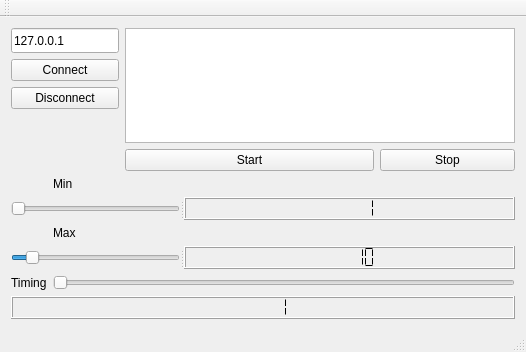
<?xml version="1.0" encoding="UTF-8"?>
<ui version="4.0">
 <class>MainWindow</class>
 <widget class="QMainWindow" name="MainWindow">
  <property name="geometry">
   <rect>
    <x>0</x>
    <y>0</y>
    <width>526</width>
    <height>352</height>
   </rect>
  </property>
  <property name="windowTitle">
   <string>MainWindow</string>
  </property>
  <widget class="QWidget" name="centralWidget">
   <layout class="QFormLayout" name="formLayout">
    <item row="0" column="0">
     <layout class="QGridLayout" name="gridLayout">
      <item row="0" column="0" colspan="2">
       <widget class="QLineEdit" name="serverIP">
        <property name="maximumSize">
         <size>
          <width>172</width>
          <height>25</height>
         </size>
        </property>
        <property name="text">
         <string>127.0.0.1</string>
        </property>
       </widget>
      </item>
      <item row="1" column="0" colspan="2">
       <widget class="QPushButton" name="Connect">
        <property name="text">
         <string>Connect</string>
        </property>
       </widget>
      </item>
      <item row="2" column="0" colspan="2">
       <widget class="QPushButton" name="Disconnect">
        <property name="text">
         <string>Disconnect</string>
        </property>
       </widget>
      </item>
     </layout>
    </item>
    <item row="0" column="1">
     <layout class="QGridLayout" name="gridLayout_2">
      <item row="0" column="0" colspan="2">
       <widget class="QListWidget" name="listWidget"/>
      </item>
      <item row="1" column="0">
       <widget class="QPushButton" name="Start">
        <property name="text">
         <string>Start</string>
        </property>
       </widget>
      </item>
      <item row="1" column="1">
       <widget class="QPushButton" name="Stop">
        <property name="maximumSize">
         <size>
          <width>135</width>
          <height>25</height>
         </size>
        </property>
        <property name="text">
         <string>Stop</string>
        </property>
       </widget>
      </item>
     </layout>
    </item>
    <item row="1" column="0" colspan="2">
     <layout class="QGridLayout" name="gridLayout_3">
      <item row="5" column="0" colspan="2">
       <widget class="QLCDNumber" name="lcdTiming">
        <property name="segmentStyle">
         <enum>QLCDNumber::Flat</enum>
        </property>
        <property name="intValue" stdset="0">
         <number>1</number>
        </property>
       </widget>
      </item>
      <item row="4" column="1">
       <widget class="QSlider" name="sliderTiming">
        <property name="minimum">
         <number>1</number>
        </property>
        <property name="orientation">
         <enum>Qt::Horizontal</enum>
        </property>
       </widget>
      </item>
      <item row="1" column="0" colspan="2">
       <widget class="QSplitter" name="splitter_2">
        <property name="maximumSize">
         <size>
          <width>16777215</width>
          <height>23</height>
         </size>
        </property>
        <property name="orientation">
         <enum>Qt::Horizontal</enum>
        </property>
        <widget class="QSlider" name="SliderMin">
         <property name="maximumSize">
          <size>
           <width>169</width>
           <height>23</height>
          </size>
         </property>
         <property name="minimum">
          <number>1</number>
         </property>
         <property name="orientation">
          <enum>Qt::Horizontal</enum>
         </property>
        </widget>
        <widget class="QLCDNumber" name="LCDMin">
         <property name="segmentStyle">
          <enum>QLCDNumber::Flat</enum>
         </property>
         <property name="intValue" stdset="0">
          <number>1</number>
         </property>
        </widget>
       </widget>
      </item>
      <item row="4" column="0">
       <widget class="QLabel" name="label_3">
        <property name="text">
         <string>Timing</string>
        </property>
       </widget>
      </item>
      <item row="0" column="1">
       <widget class="QLabel" name="label_2">
        <property name="text">
         <string>Min</string>
        </property>
       </widget>
      </item>
      <item row="2" column="1">
       <widget class="QLabel" name="label">
        <property name="text">
         <string>Max</string>
        </property>
       </widget>
      </item>
      <item row="3" column="0" colspan="2">
       <widget class="QSplitter" name="splitter">
        <property name="maximumSize">
         <size>
          <width>16777215</width>
          <height>23</height>
         </size>
        </property>
        <property name="orientation">
         <enum>Qt::Horizontal</enum>
        </property>
        <widget class="QSlider" name="SliderMax">
         <property name="maximumSize">
          <size>
           <width>169</width>
           <height>23</height>
          </size>
         </property>
         <property name="minimum">
          <number>1</number>
         </property>
         <property name="value">
          <number>10</number>
         </property>
         <property name="orientation">
          <enum>Qt::Horizontal</enum>
         </property>
        </widget>
        <widget class="QLCDNumber" name="LCDMax">
         <property name="autoFillBackground">
          <bool>true</bool>
         </property>
         <property name="segmentStyle">
          <enum>QLCDNumber::Flat</enum>
         </property>
         <property name="intValue" stdset="0">
          <number>10</number>
         </property>
        </widget>
       </widget>
      </item>
     </layout>
    </item>
   </layout>
  </widget>
  <widget class="QMenuBar" name="menuBar">
   <property name="geometry">
    <rect>
     <x>0</x>
     <y>0</y>
     <width>526</width>
     <height>22</height>
    </rect>
   </property>
  </widget>
  <widget class="QToolBar" name="mainToolBar">
   <attribute name="toolBarArea">
    <enum>TopToolBarArea</enum>
   </attribute>
   <attribute name="toolBarBreak">
    <bool>false</bool>
   </attribute>
  </widget>
  <widget class="QStatusBar" name="statusBar"/>
 </widget>
 <layoutdefault spacing="6" margin="11"/>
 <resources/>
 <connections>
  <connection>
   <sender>sliderTiming</sender>
   <signal>valueChanged(int)</signal>
   <receiver>lcdTiming</receiver>
   <slot>display(int)</slot>
   <hints>
    <hint type="sourcelabel">
     <x>144</x>
     <y>49</y>
    </hint>
    <hint type="destinationlabel">
     <x>240</x>
     <y>51</y>
    </hint>
   </hints>
  </connection>
  <connection>
   <sender>SliderMin</sender>
   <signal>valueChanged(int)</signal>
   <receiver>LCDMin</receiver>
   <slot>display(int)</slot>
   <hints>
    <hint type="sourcelabel">
     <x>212</x>
     <y>192</y>
    </hint>
    <hint type="destinationlabel">
     <x>319</x>
     <y>192</y>
    </hint>
   </hints>
  </connection>
  <connection>
   <sender>SliderMax</sender>
   <signal>valueChanged(int)</signal>
   <receiver>LCDMax</receiver>
   <slot>display(int)</slot>
   <hints>
    <hint type="sourcelabel">
     <x>160</x>
     <y>171</y>
    </hint>
    <hint type="destinationlabel">
     <x>292</x>
     <y>175</y>
    </hint>
   </hints>
  </connection>
 </connections>
</ui>
